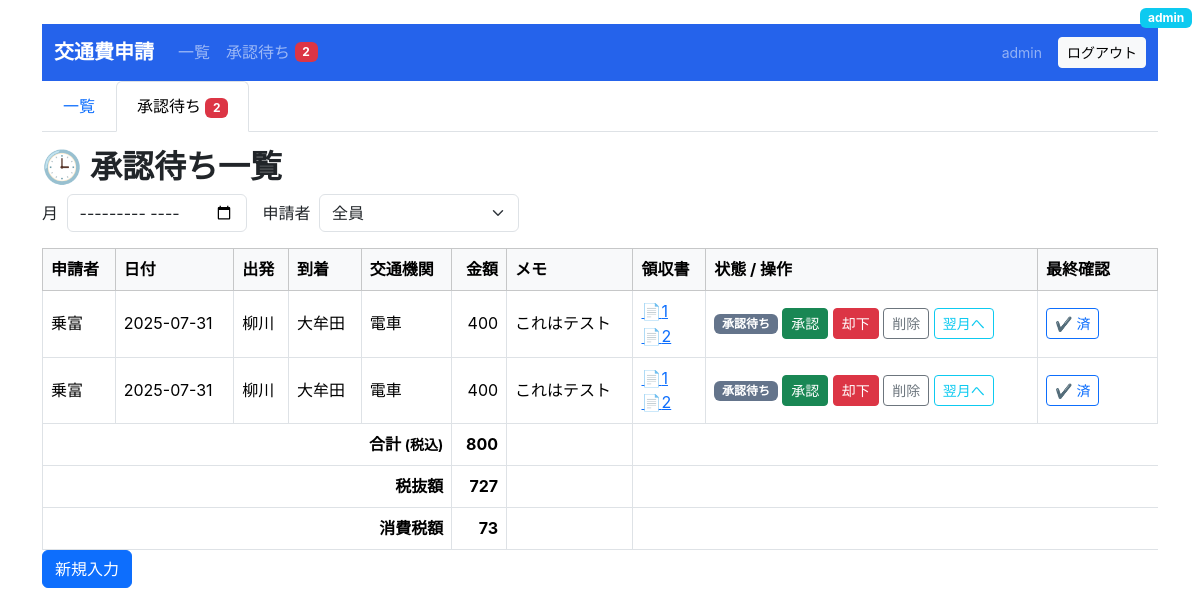
The app's page /pending (signed in) with its own data.
### expenses/models.py (models this page shows, shortened)
class User(UserMixin, db.Model):
    __tablename__ = "user"
    id            = db.Column(db.Integer, primary_key=True)
    username      = db.Column(db.String(32), unique=True, nullable=False)
    password_hash = db.Column(db.String(128), nullable=False)
    role          = db.Column(db.String(10), default="user")   # "user" or "admin"

class Expense(db.Model):
    __tablename__ = "expense"
    id               = db.Column(db.Integer, primary_key=True)
    date             = db.Column(db.Date,     nullable=False)
    departure        = db.Column(db.String(64),  nullable=False)
    destination      = db.Column(db.String(64),  nullable=False)
    amount           = db.Column(db.Integer,  nullable=False)
    memo             = db.Column(db.String(256))
    created_at       = db.Column(db.DateTime, default=datetime.utcnow)
    file_path        = db.Column(db.String(256))
    status           = db.Column(
        Enum("pending", "approved", "rejected", "canceled", name="expense_status"),
        default="pending", nullable=False
    )
    carried_forward  = db.Column(db.Boolean, default=False, nullable=False)
    final_checked    = db.Column(db.Boolean, default=False, nullable=False)
    transport        = db.Column(
        Enum(
            "バス", "電車", "特急", "新幹線",
            "高速道路", "自動車", "立替経費", "その他",
            name="transport_type"
        ),
        nullable=False,
        default="電車"
    )
    user_id = db.Column(db.Integer, db.ForeignKey("user.id"), nullable=False)
    user    = db.relationship("User", backref="expenses")
    receipts = db.relationship(
        "ExpenseReceipt",
        back_populates="expense",
        cascade="all, delete-orphan",
        lazy="joined",
    )

class ExpenseReceipt(db.Model):
    __tablename__ = "expense_receipt"
    id          = db.Column(db.Integer, primary_key=True)
    expense_id  = db.Column(
        db.Integer,
        db.ForeignKey("expense.id", ondelete="CASCADE"),
        nullable=False
    )
    file_path   = db.Column(db.String(256), nullable=False)
    expense     = db.relationship(
        "Expense",
        back_populates="receipts"
    )

### expenses/routes.py (the view)
@bp.route("/pending")
@login_required
def list_pending():
    request.view_args["status_filter"] = "pending"
    return list_expenses()

### expenses/__init__.py (called while the page is built)
@bp.before_app_request                # ← アプリ全体に効く
def inject_pending_count():
    if current_user.is_authenticated and current_user.role == "admin":
        pending = Expense.query.filter_by(status="pending").count()
        g.pending_count = pending
    else:
        g.pending_count = 0
    current_app.jinja_env.globals["pending_count"] = g.pending_count

### expenses/models.py (called while the page is built)
@login_manager.user_loader
def load_user(user_id):
    return User.query.get(int(user_id))

### templates/list.html (shortened to what this page needs)
{% extends "base.html" %}
{% block content %}
<h2>
    {% if status_filter == 'pending' %}🕒 承認待ち一覧
    {% else %}交通費一覧
    {% endif %}
</h2>
<form method="get" class="mb-3 d-flex align-items-center gap-3">
    <div>
      <label class="form-label me-1 mb-0">月</label>
      <input type="month" name="month" value="{{ month_selected }}"
             class="form-control d-inline-block" style="width:180px"
             onchange="this.form.submit()">
    </div>
    {% if current_user.role == 'admin' %}
      <div>
        <label class="form-label me-1 mb-0">申請者</label>
        <select name="user" class="form-select d-inline-block"
                style="width:200px" onchange="this.form.submit()">
          <option value="all" {% if user_selected=='all' %}selected{% endif %}>全員</option>
        </select>
      </div>
    {% endif %}
  </form>
<div class="table-responsive">
  <table class="table table-bordered align-middle mb-0 list-table">
    <thead class="table-light">
        <tr>
          {% if show_user_col %}<th>申請者</th>{% endif %}
          <th>日付</th><th>出発</th><th>到着</th>
          <th>交通機関</th>
          <th class="text-end">金額</th><th>メモ</th>
          <th>領収書</th><th>状態 / 操作</th>
          <th style="width:120px">最終確認</th>
        </tr>
      </thead>
      <tbody>
        {% for e in expenses %}
          <tr>
            {% if show_user_col %}
              <td>{{ e.user.username }}</td>
            {% endif %}
            <td>{{ e.date }}</td>
            <td>{{ e.departure }}</td>
            <td>{{ e.destination }}</td>
            <td>{{ e.transport }}</td>
            <td class="text-end">{{ "{:,}".format(e.amount) }}</td>
            <td>{{ e.memo or "" }}</td>
            <td>
                {% if e.receipts %}
                  {% for r in e.receipts %}
                    <a href="{{ r.file_path }}" target="_blank">📄{{ loop.index }}</a>
                    {% if not loop.last %}<br>{% endif %}
                  {% endfor %}
                {% elif e.file_path %}
                  {% if e.file_path.startswith('http') %}
                    <a href="{{ e.file_path }}" target="_blank">📄</a>
                  {% else %}
                    <a href="{{ url_for('expenses.view_receipt', filename=e.file_path.split('/')[-1]) }}" target="_blank">📄</a>
                  {% endif %}
                {% endif %}
            </td>
            <td>
              {% set label = {'pending':'承認待ち','approved':'承認済み','rejected':'却下済み','canceled':'取消済み'}[e.status] %}
              {% set badge_cls = {'pending':'badge-pending','approved':'badge-approved','rejected':'badge-rejected','canceled':'badge-canceled'}[e.status] %}
              <span class="badge {{ badge_cls }}">{{ label }}</span>
              {% if current_user.role == 'admin' %}
                <form method="post" action="{{ url_for('expenses.approve', eid=e.id) }}" class="d-inline">
                  <button class="btn btn-sm btn-success {% if e.status=='approved' %}disabled{% endif %}">承認</button>
                </form>
                <form method="post" action="{{ url_for('expenses.reject', eid=e.id) }}" class="d-inline">
                  <button class="btn btn-sm btn-danger {% if e.status=='rejected' %}disabled{% endif %}">却下</button>
                </form>
                <form method="post" action="{{ url_for('expenses.delete_expense', eid=e.id) }}" class="d-inline" onsubmit="return confirm('本当に削除しますか？');">
                  <button class="btn btn-sm btn-outline-secondary">削除</button>
                </form>
                {% if not e.carried_forward %}
                <form method="post" action="{{ url_for('expenses.carry_forward', eid=e.id) }}" class="d-inline">
                  <button class="btn btn-sm btn-outline-info">翌月へ</button>
                </form>
                {% else %}
                <form method="post" action="{{ url_for('expenses.undo_carry', eid=e.id) }}" class="d-inline">
                  <button class="btn btn-sm btn-outline-warning">前月へ戻す</button>
                </form>
                {% endif %}
              {% elif current_user.id==e.user_id and e.status=='pending' %}
                <form method="post" action="{{ url_for('expenses.delete_expense', eid=e.id) }}" class="d-inline" onsubmit="return confirm('本当に削除しますか？');">
                  <button class="btn btn-sm btn-outline-secondary">取消</button>
                </form>
              {% endif %}
            </td>
            {% if current_user.role=='admin' %}
            <td>
              {% if not e.final_checked %}
                <form method="post" action="{{ url_for('expenses.final_check', eid=e.id) }}" class="d-inline">
                  <button class="btn btn-sm btn-outline-primary">✔️ 済</button>
                </form>
              {% else %}
                <form method="post" action="{{ url_for('expenses.undo_final_check', eid=e.id) }}" class="d-inline">
                  <button class="btn btn-sm btn-outline-secondary">↩︎ 取消</button>
                </form>
              {% endif %}
            </td>
            {% endif %}
          </tr>
        {% endfor %}
      </tbody>
        <tfoot>
            <tr>
              <th colspan="{{ 5 if show_user_col else 4 }}" class="text-end">合計 <small>(税込)</small></th>
              <th class="text-end">{{ "{:,}".format(total) }}</th><th></th>
            </tr>
            <tr>
              <th colspan="{{ 5 if show_user_col else 4 }}" class="text-end">税抜額</th>
              <th class="text-end">{{ "{:,}".format(net_total) }}</th><th></th>
            </tr>
            <tr>
              <th colspan="{{ 5 if show_user_col else 4 }}" class="text-end">消費税額</th>
              <th class="text-end">{{ "{:,}".format(tax_amount) }}</th><th></th>
            </tr>
        </tfoot>
  </table>
</div>
<a href="{{ url_for('expenses.submit') }}" class="btn btn-primary">新規入力</a>
{% endblock %}

### templates/base.html (shortened to what this page needs)
<!DOCTYPE html>
<html lang="ja">
<head>
  <link href="https://cdn.jsdelivr.net/npm/bootstrap@5.3.3/dist/css/bootstrap.min.css" rel="stylesheet">
  <link href="{{ url_for('static', filename='css/design.css') }}?v=20250612" rel="stylesheet">
</head>
<body class="container pt-4">
    <nav class="navbar navbar-expand-lg navbar-dark" style="background: var(--clr-primary);">
        <div class="container-fluid">
          <a class="navbar-brand fw-semibold" href="{{ url_for('expenses.list_expenses') }}">交通費申請</a>
          <div id="navMain" class="collapse navbar-collapse">
            <ul class="navbar-nav me-auto">
              <li class="nav-item"><a class="nav-link" href="{{ url_for('expenses.list_expenses') }}">一覧</a></li>
              {% if current_user.role=='admin' %}
                <li class="nav-item">
                  <a class="nav-link" href="{{ url_for('expenses.list_pending') }}">
                    承認待ち
                    <span class="badge bg-danger align-text-top">{{ pending_count }}</span>
                  </a>
                </li>
              {% endif %}
            </ul>
            <span class="text-white-50 small me-3">{{ current_user.username }}</span>
            <a class="btn btn-sm btn-light" href="{{ url_for('auth.logout') }}">ログアウト</a>
          </div>
        </div>
      </nav>
  {% if current_user.is_authenticated %}
    <span class="position-absolute top-0 end-0 m-2 badge bg-info">
      {{ current_user.role }}
    </span>
  {% endif %}
  <ul class="nav nav-tabs mb-3">
    <li class="nav-item">
      <a class="nav-link
         {% if request.endpoint == 'expenses.list_expenses' %}active{% endif %}"
         href="{{ url_for('expenses.list_expenses') }}">
        一覧
      </a>
    </li>
    {% if current_user.role == 'admin' %}
      <li class="nav-item">
        <a class="nav-link
           {% if request.endpoint == 'expenses.list_pending' %}active{% endif %}"
           href="{{ url_for('expenses.list_pending') }}">
          承認待ち
          <span class="badge bg-danger">{{ pending_count }}</span>
        </a>
      </li>
    {% endif %}
  </ul>
  {% block content %}{% endblock %}
</body>
</html>

### static/css/design.css (style rules this page uses)
:root { --clr-primary: #2563eb; --clr-primary-dark: #1e40af; --clr-accent: #22c55e; --clr-danger: #dc2626; --font-sans: 'Inter', 'Noto Sans JP', sans-serif; }
body { font-family: var(--font-sans); line-height: 1.55; }
h1,h2,h3 { font-weight: 600; }
.nav-tabs .nav-link { font-weight: 500; padding: .75rem 1.25rem; }
.badge-pending { background: #64748b; }

### records on screen
User: username "admin", role "admin"
Expense: user.username "乗富", date "2025-07-31", departure "柳川", destination "大牟田", transport "電車", amount "400", memo "これはテスト", label "承認待ち"
Expense: user.username "乗富", date "2025-07-31", departure "柳川", destination "大牟田", transport "電車", amount "400", memo "これはテスト", label "承認待ち"

### other values on screen
{{ pending_count }} "2"
{{ "{:,}".format(total) }} "800"
{{ "{:,}".format(net_total) }} "727"
{{ "{:,}".format(tax_amount) }} "73"
